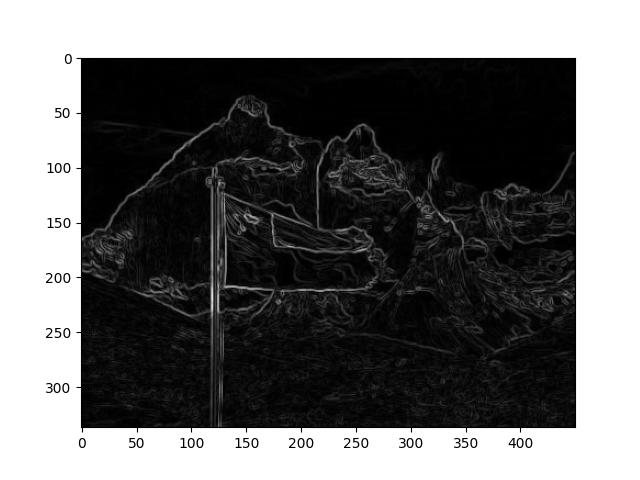

Source code (Python):
import numpy as np
import cv2
from matplotlib import pyplot as plt

def sobelOperator(img):
    container = np.copy(img)
    size = container.shape
    for i in range(1, size[0] - 1):
        for j in range(1, size[1] - 1):
            gx = (img[i - 1][j - 1] + 2*img[i][j - 1] + img[i + 1][j - 1]) - (img[i - 1][j + 1] + 2*img[i][j + 1] + img[i + 1][j + 1])
            gy = (img[i - 1][j - 1] + 2*img[i - 1][j] + img[i - 1][j + 1]) - (img[i + 1][j - 1] + 2*img[i + 1][j] + img[i + 1][j + 1])
            container[i][j] = min(255, np.sqrt(gx**2 + gy**2))
    return container
    pass

img = cv2.cvtColor(cv2.imread("chile.jpg"), cv2.COLOR_BGR2GRAY)
img = sobelOperator(img)
img = cv2.cvtColor(img, cv2.COLOR_GRAY2RGB)
plt.imshow(img)
plt.savefig('filtroSobel', format='jpg')
